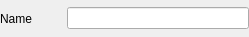
<?xml version="1.0" encoding="UTF-8"?>
<ui version="4.0">
 <class>NamePropertyWidget</class>
 <widget class="QWidget" name="NamePropertyWidget">
  <property name="geometry">
   <rect>
    <x>0</x>
    <y>0</y>
    <width>249</width>
    <height>37</height>
   </rect>
  </property>
  <property name="windowTitle">
   <string>Form</string>
  </property>
  <property name="locale">
   <locale language="English" country="UnitedStates"/>
  </property>
  <layout class="QHBoxLayout" name="horizontalLayout">
   <property name="leftMargin">
    <number>0</number>
   </property>
   <property name="topMargin">
    <number>0</number>
   </property>
   <property name="rightMargin">
    <number>0</number>
   </property>
   <property name="bottomMargin">
    <number>0</number>
   </property>
   <item>
    <widget class="QLabel" name="nameLabel">
     <property name="sizePolicy">
      <sizepolicy hsizetype="Preferred" vsizetype="Preferred">
       <horstretch>1</horstretch>
       <verstretch>0</verstretch>
      </sizepolicy>
     </property>
     <property name="text">
      <string>Name</string>
     </property>
    </widget>
   </item>
   <item>
    <widget class="QLineEdit" name="nameEdit">
     <property name="sizePolicy">
      <sizepolicy hsizetype="Expanding" vsizetype="Fixed">
       <horstretch>3</horstretch>
       <verstretch>0</verstretch>
      </sizepolicy>
     </property>
    </widget>
   </item>
  </layout>
 </widget>
 <resources/>
 <connections/>
</ui>
